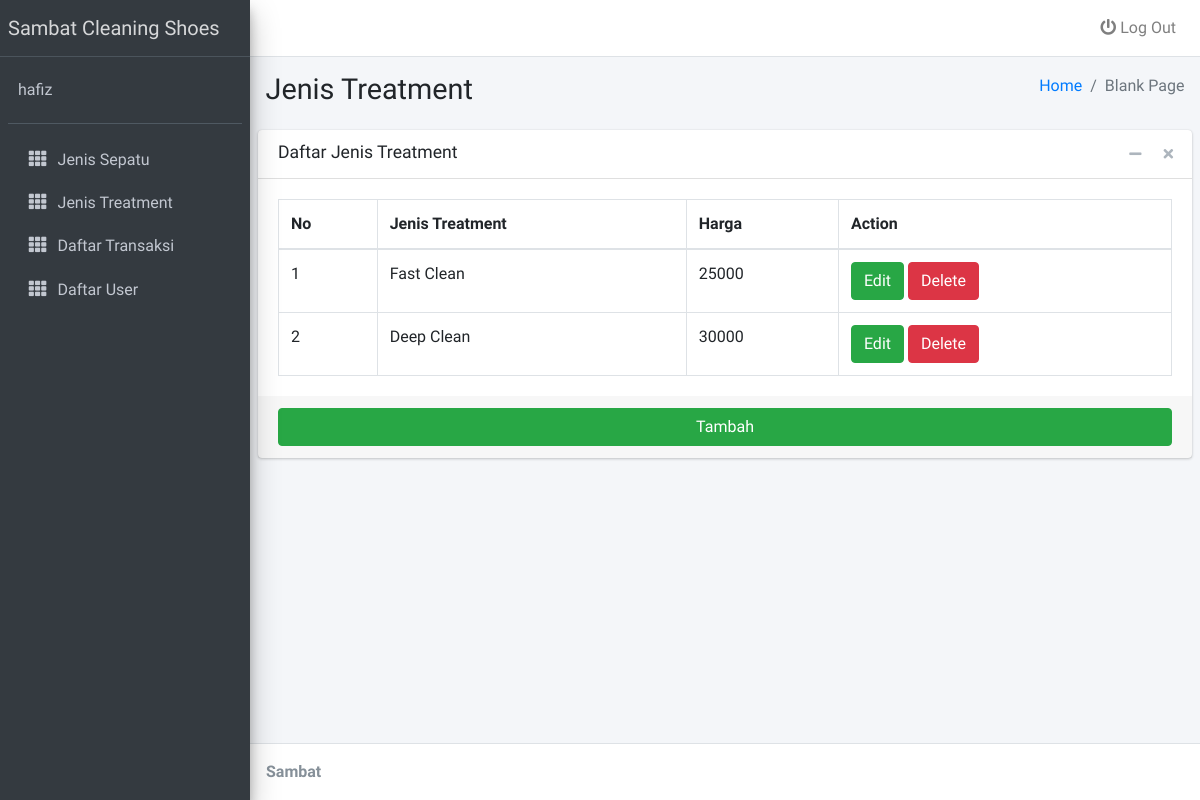
The page /admin_jenistreatment.php (signed in) on the database its author committed.
### tables this page shows
CREATE TABLE `treatment` (
  `id_treatment` int NOT NULL,
  `jenis_treatment` varchar(10) NOT NULL,
  `harga_treatment` int NOT NULL
);

### admin_jenistreatment.php (the view, shortened to what this page needs)
<!DOCTYPE html>
<?php
include('config.php');
?>
<html>
<head>
  <link rel="stylesheet" href="assets/plugins/fontawesome-free/css/all.min.css">
  <link rel="stylesheet" href="https://code.ionicframework.com/ionicons/2.0.1/css/ionicons.min.css">
  <link rel="stylesheet" href="assets/dist/css/adminlte.min.css">
</head>
<body class="hold-transition sidebar-mini">
<div class="wrapper">
  <nav class="main-header navbar navbar-expand navbar-white navbar-light">
    <ul class="navbar-nav ml-auto">
      <li class="nav-item dropdown">
        <a class="nav-link" href="logout.php">
            <i class="fas fa-power-off"></i> Log Out
        </a>
      </li>
    </ul>
  </nav>
  <aside class="main-sidebar sidebar-dark-primary elevation-4">
    <a href="../../index3.html" class="brand-link">
      <span class="brand-text font-weight-light">Sambat Cleaning Shoes</span>
    </a>
    <div class="sidebar">
      <div class="user-panel mt-3 pb-3 mb-3 d-flex">
        <div class="info">
          <a href="#" class="d-block"><?php echo $_SESSION['username'] ?></a>
        </div>
      </div>
      <nav class="mt-2">
        <ul class="nav nav-pills nav-sidebar flex-column" data-widget="treeview" role="menu" data-accordion="false">
               <li class="nav-item">
               <a href="admin_jenissepatu.php" class="nav-link">
                 <i class="nav-icon fas fa-th"></i>
                 <p>
                  Jenis Sepatu
                 </p>
               </a>
             </li>
             <li class="nav-item">
               <a href="admin_jenistreatment.php" class="nav-link">
                 <i class="nav-icon fas fa-th"></i>
                 <p>
                  Jenis Treatment
                 </p>
               </a>
             </li>
             <li class="nav-item">
               <a href="admin_transaksi.php" class="nav-link">
                 <i class="nav-icon fas fa-th"></i>
                 <p>
                  Daftar Transaksi
                 </p>
               </a>
             </li>
             <li class="nav-item">
            <a href="admin_manageuser.php" class="nav-link">
              <i class="nav-icon fas fa-th"></i>
              <p>
               Daftar User
              </p>
            </a>
          </li>
            </ul>
  </aside>
  <div class="content-wrapper">
    <section class="content-header">
      <div class="container-fluid">
        <div class="row mb-2">
          <div class="col-sm-6">
            <h1>Jenis Treatment</h1>
          </div>
          <div class="col-sm-6">
            <ol class="breadcrumb float-sm-right">
              <li class="breadcrumb-item"><a href="#">Home</a></li>
              <li class="breadcrumb-item active">Blank Page</li>
            </ol>
          </div>
        </div>
      </div>
    </section>
    <section class="content">
      <div class="card">
        <div class="card-header">
          <h3 class="card-title">Daftar Jenis Treatment</h3>
          <div class="card-tools">
            <button type="button" class="btn btn-tool" data-card-widget="collapse" data-toggle="tooltip" title="Collapse">
              <i class="fas fa-minus"></i></button>
            <button type="button" class="btn btn-tool" data-card-widget="remove" data-toggle="tooltip" title="Remove">
              <i class="fas fa-times"></i></button>
          </div>
        </div>
        <div class="card-body">
          <table id="example2" class="table table-bordered table-hover">
                <thead>
                <tr>
                  <th>No</th>
                  <th>Jenis Treatment</th>
                  <th>Harga</th>
                  <th>Action</th>
                </tr>
                </thead>
                <tbody>
                <?php
				$sql = mysqli_query($koneksi, "SELECT * from treatment") or die(mysqli_error($koneksi));
				if(mysqli_num_rows($sql) > 0){
					$no = 1;
					while($data = mysqli_fetch_assoc($sql)){
						echo '
						<tr>
							<td>'.$no.'</td>
							<td>'.$data['jenis_treatment'].'</td>
							<td>'.$data['harga_treatment'].'</td>
              <td>
              <a type="button" class="btn btn-success" href="edit_treatment.php?id='.$data['id_treatment'].'">Edit</a>
              <a type="button" class="btn btn-danger" href="delete_treatment.php?id='.$data['id_treatment'].'">Delete</a>
              </td>
						</tr>
						';
						$no++;
					}
				}else{
					echo '
					<tr>
						<td colspan="6">Tidak ada data.</td>
					</tr>
					';
				}
				?>
              </table>
        </div>
        <div class="card-footer">
          <a href = "admin_tambahtreatment.php"><button type="button" class="btn btn-block btn-success">Tambah</button></a>
        </div>
      </div>
    </section>
  </div>
  <footer class="main-footer">
    <strong>Sambat
  </footer>
</div>
</body>
</html>

### rows shown on the page
treatment: jenis_treatment "Fast Clean", harga_treatment "25000"
treatment: jenis_treatment "Deep Clean", harga_treatment "30000"

### other values the page prints
$_SESSION['username'] "hafiz"
